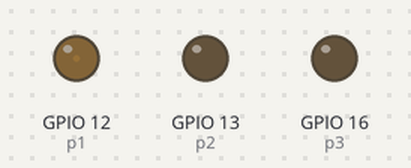
A program run on a simulated Raspberry Pi (BCM pin numbers). Shown: output pins drawn as LEDs (lit = HIGH).

Above: at 0.05 s.
At 1.85 s:
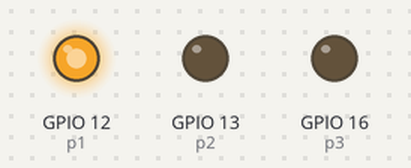
At 2.9 s:
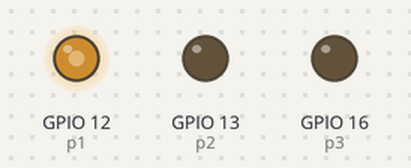
At 5.8 s:
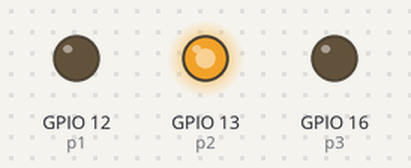
At 8.85 s:
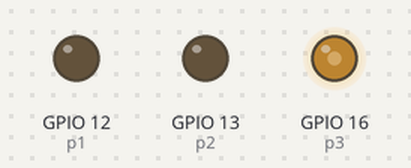
At 11.6 s:
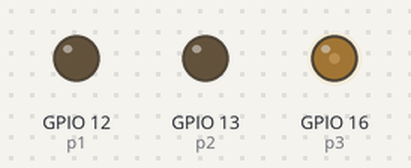
Timing chart, 0 to 15.6 s (numbered marks = the images above):
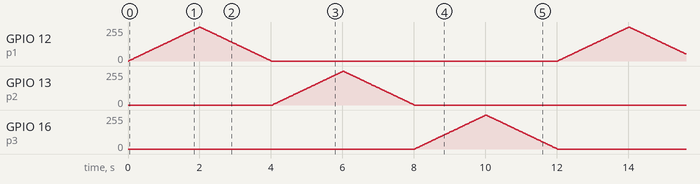

The program:

pwmleds.py
```python
import RPi.GPIO as GPIO
import time
GPIO.setmode(GPIO.BCM)
GPIO.setup(12,GPIO.OUT)
GPIO.setup(13,GPIO.OUT)
GPIO.setup(16,GPIO.OUT)
f = 50
dc = 0
p1 = GPIO.PWM(12,f)
p2 = GPIO.PWM(13,f)
p3 = GPIO.PWM(16,f)
p1.start(dc)
p2.start(dc)
p3.start(dc)

try:
	while True:
		for x in range (100):
			p1.ChangeDutyCycle(x)
			time.sleep(.02)
		for x in range (100):
			p1.ChangeDutyCycle(100 - x)
			time.sleep(.02)
		p1.ChangeDutyCycle(0)
		for x in range (100):
			time.sleep(.02)
			p2.ChangeDutyCycle(x)
		for x in range (100):
			p2.ChangeDutyCycle(100 - x)
			time.sleep(.02)
		p2.ChangeDutyCycle(0)
		for x in range (100):
			p3.ChangeDutyCycle(x)
			time.sleep(.02)
		for x in range(100):
			p3.ChangeDutyCycle(100 - x)
			time.sleep(.02)
		p3.ChangeDutyCycle(0)
except KeyboardInterrupt:
	pass
	p1.stop
	p2.stop
	p3.stop
	GPIO.cleanup()
	print("Script has stopped.")
```
